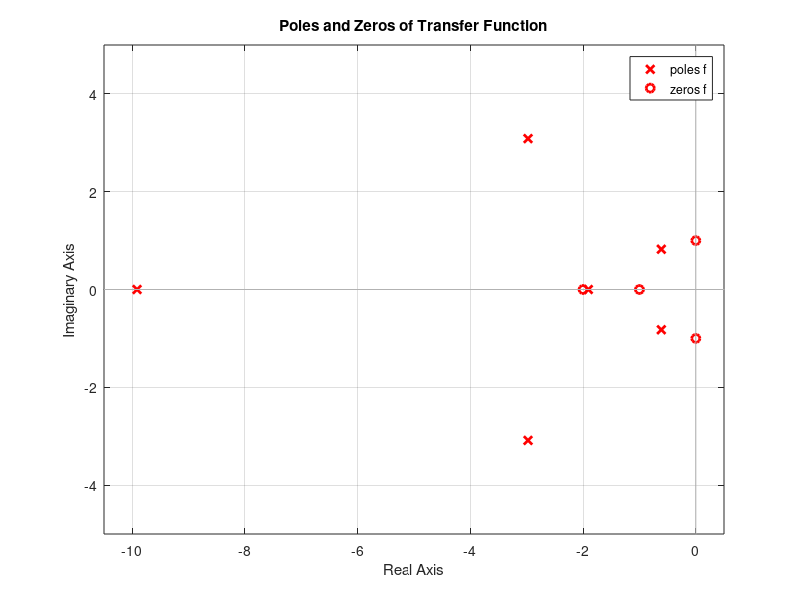

The MATLAB script that drew this image: (Note: this script raises an error after producing the figure.)
% Program to get transfer function of a control system with a pzmap

clc;
clear;
close all;

s = tf('s'); % Transfer function with gain s

% Individual block gain values
g1 = 1/(s+10);
g2 = 1/(s+1);
g3 = (s^2+1)/(s^2+4.*s+4);
g4 = (s+1)/(s+6);
g5 = 1;
g6 = g5;

% Individual block feedback values
h1 = (s+1)/(s+2);
h2 = 2;
h3 = 1;

t1 = append(g1,g2,g3,g4,g5,g6,h1,h2,h3);

q = [1 5 -9
    2 1 -8
    3 2 -7
    4 3 0
    6 4 0
    7 4 0
    8 3 0
    9 4 0];

in = 5;
out = 6;

% Interconnect
t = connect(t1,q,in,out);

f = tf(t);
f

% Poles and zeros plotting

pzmap(f, 'r');
grid on;
xlabel("Real Axis");
xlim([-10.5 0.5]);
ylim([-5 5]);
ylabel("Imaginary Axis");
title("Poles and Zeros of Transfer Function");
sgtitle("Suhas KV | PES2UG20EC093");